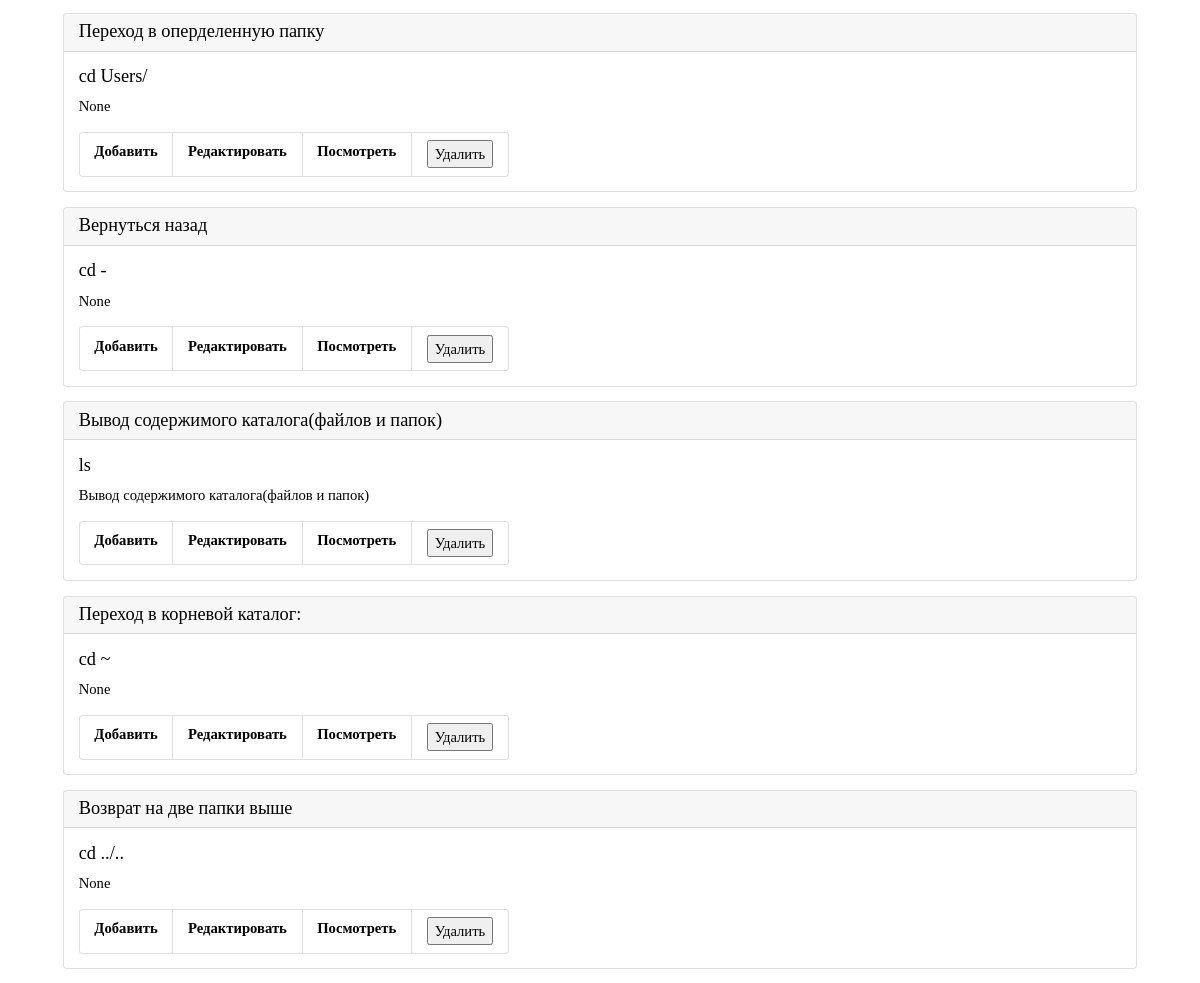
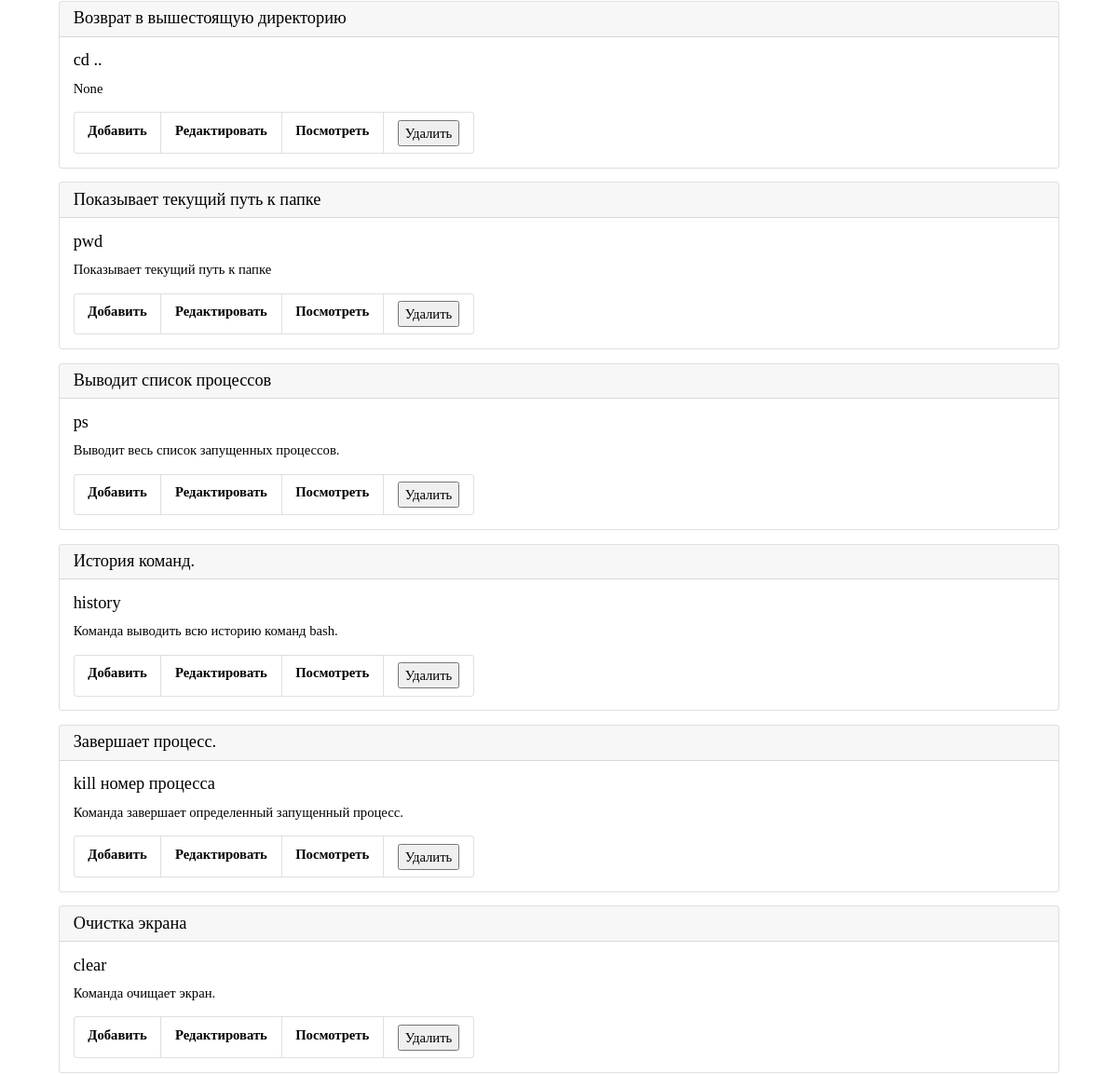
The app's page /bash (middle part), older data (2 pictures, top to bottom).
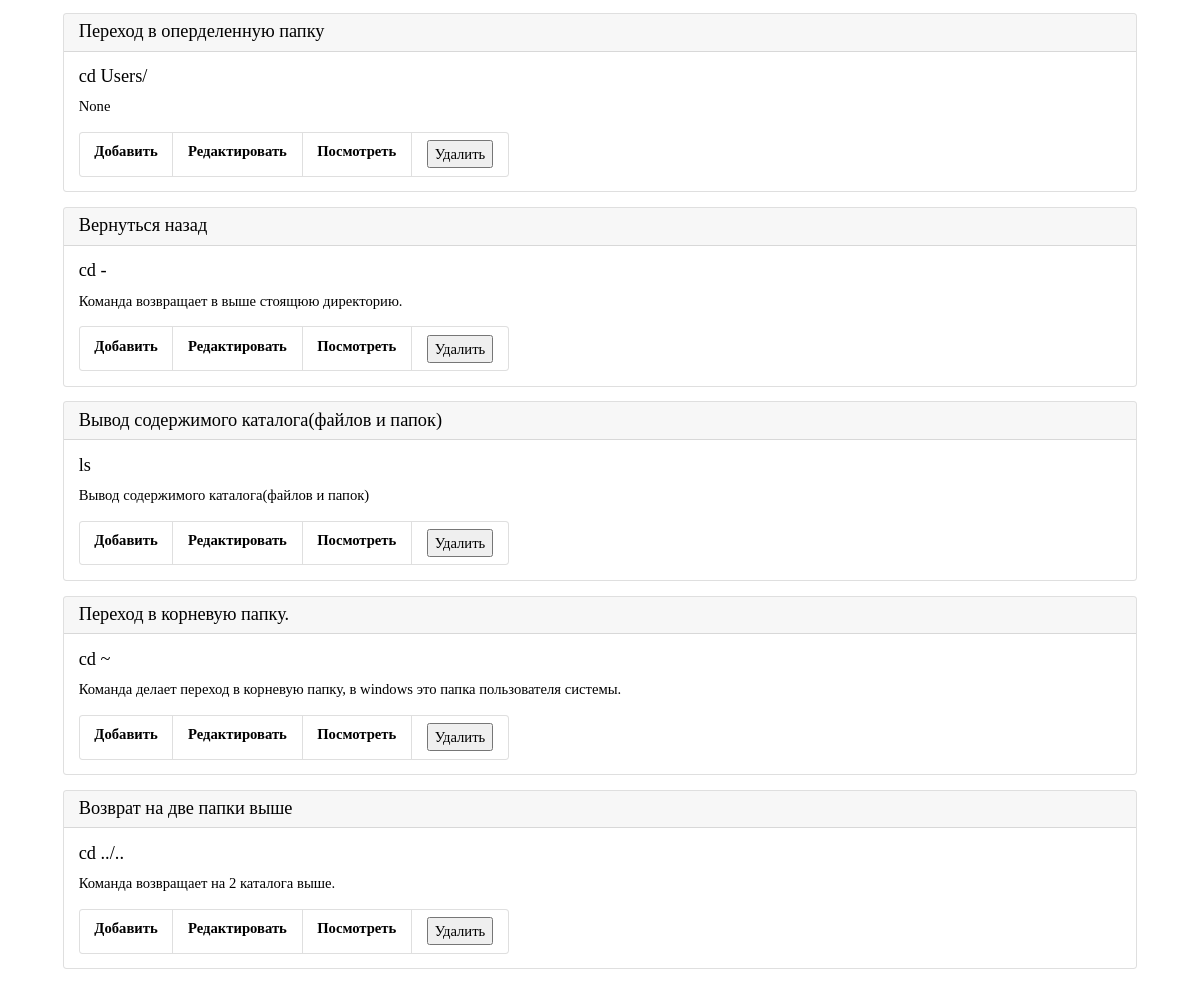
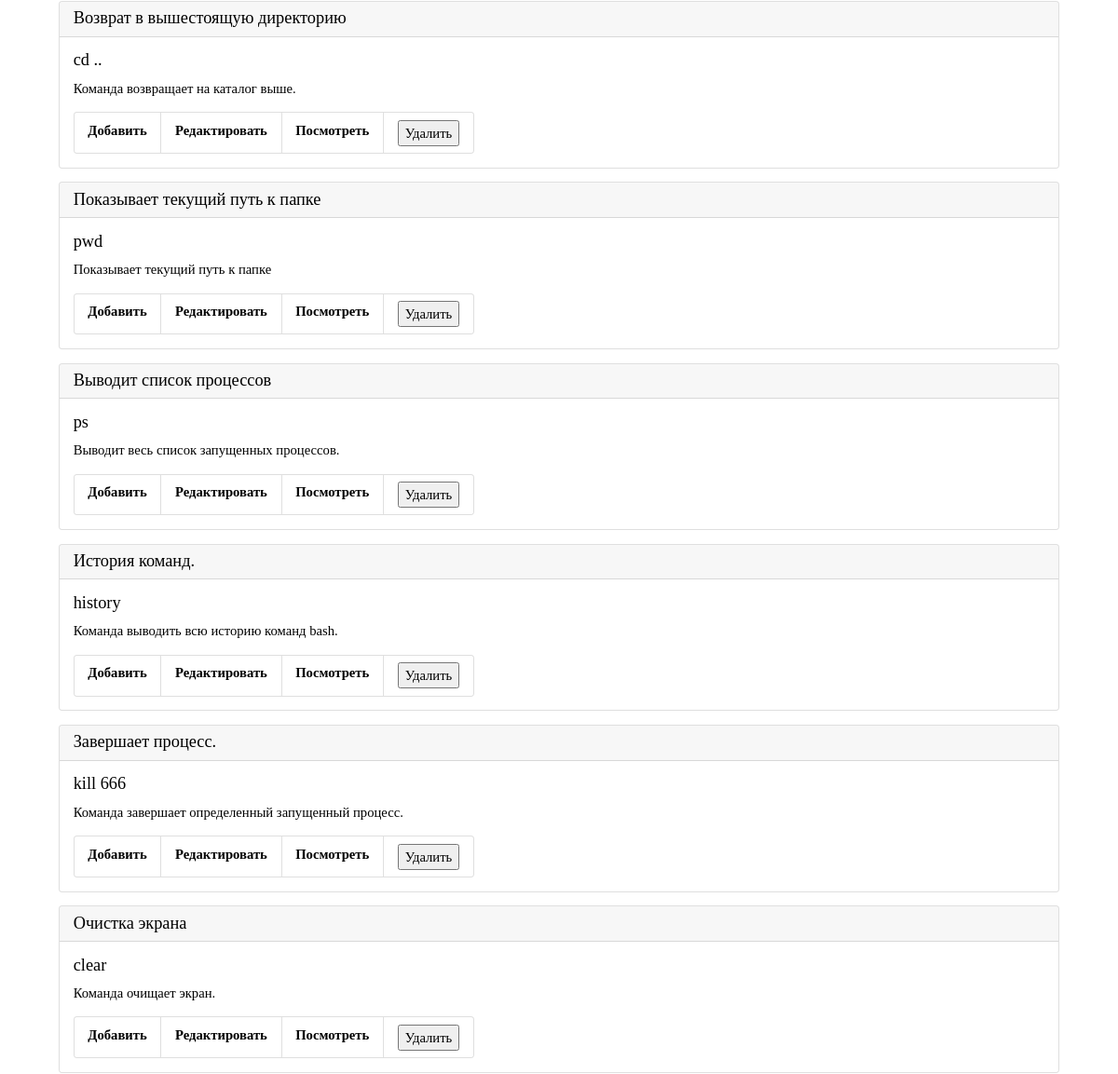
The same page, newer data (2 pictures, top to bottom).
### tables this page shows
CREATE TABLE "bash" (
    bash_id INTEGER PRIMARY KEY AUTOINCREMENT,
    bash_command TEXT NOT NULL,
    bash_name TEXT NOT NULL
  , bash_description TEXT);

### app.py (the view)
@app.route("/bash")
def bash_list_commands():
    conn = get_db_connection()
    bash_list = conn.execute("SELECT * FROM bash ORDER BY 1 DESC").fetchall()
    conn.close()
    return render_template("bash/bash_list_commands.html",
                           bash_list=bash_list, )

### app.py (called while the page is built)
def get_db_connection():
    conn = sqlite3.connect("database.db")
    conn.row_factory = sqlite3.Row
    return conn

### templates/bash/bash_list_commands.html
{% extends "base.html" %} {% block title %}Команды bash{% endblock %} {% block content %}
<div class="container p-4">
   {% for bash_list in bash_list %}
   <div class="card mb-3">
      <h5 class="card-header">{{ bash_list['bash_name'] }}</h5>
      <div class="card-body">
         <h5 class="card-title">{{ bash_list['bash_command'] }}</h5>
         <p class="card-text">{{ bash_list['bash_description'] }}</p>
         <ul class="list-group list-group-horizontal">
            <li class="list-group-item">
               <a href="{{ url_for('add_bash_command') }}">Добавить</a>
            </li>
            <li class="list-group-item">
               <a href="{{ url_for('edit_bash_command', bash_id=bash_list['bash_id']) }}">Редактировать</a>
            </li>
            <li class="list-group-item">
               <a href="{{ url_for('get_post_bash_command', bash_id=bash_list['bash_id']) }}">Посмотреть</a>
            </li>
            <li class="list-group-item">
               <form action="{{ url_for('delete_bash_command', bash_id=bash_list['bash_id']) }}" class="add"
                  method="POST">
                  <input type="submit" value="Удалить"
                     onclick="return confirm('Вы уверены что хотите удалить запись?')" />
               </form>
            </li>
         </ul>
      </div>
   </div>
   {% endfor %}
</div>
{% endblock %}

### templates/base.html (shortened to what this page needs)
<!doctype html>
<html>
   <head>
      <link href="https://cdn.jsdelivr.net/npm/bootstrap@5.0.2/dist/css/bootstrap.min.css" rel="stylesheet">
      <link href="{{ url_for('static', filename='styles.css') }}" rel="stylesheet">
   </head>
   <body>
      <main class="container">
         {% block content %}
         {% endblock %}
      </main>
   </body>
</html>

### static/styles.css (style rules this page uses)
* { font-family: Bahnschrift; font-size: 11pt; color: black; }

Row changes from the older to the newer data that the page shows:
changed bash "Вернуться назад": bash_description "None" → "Команда возвращает в выше стоящюю директорию."
changed bash "cd ~": bash_name "Переход в корневой каталог:" → "Переход в корневую папку."; bash_description "None" → "Команда делает переход в корневую папку, в windows это папка пользователя системы."
changed bash "Возврат на две папки выше": bash_description "None" → "Команда возвращает на 2 каталога выше."
changed bash "Возврат в вышестоящую директорию": bash_description "None" → "Команда возвращает на каталог выше."
changed bash "Завершает процесс.": bash_command "kill номер процесса" → "kill 666"
